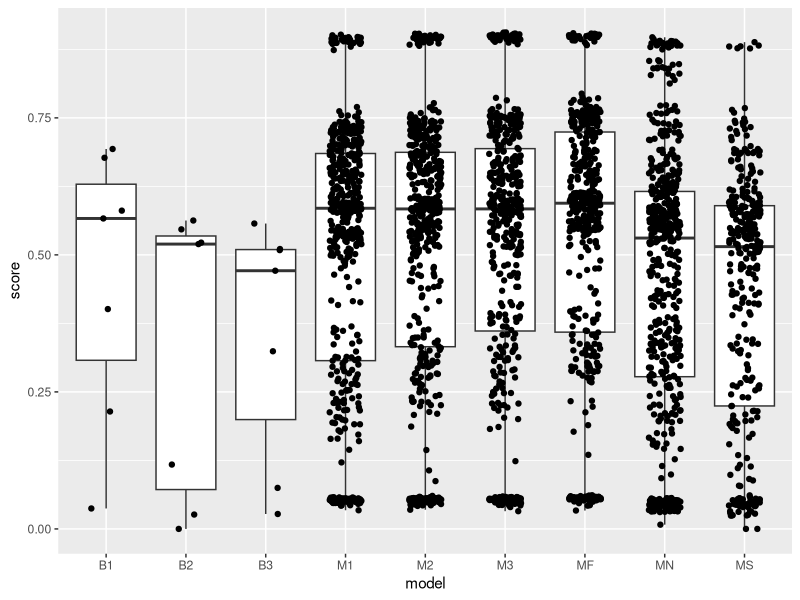

Reproduce this figure in R.
## ---- chunk 1
knitr::opts_chunk$set(echo = TRUE)
## ---- chunk 2
d <- read.csv("data.csv")
str(d)
table(d$model, d$TeD)
## ---- chunk 3
linear_model_on_models <- lm(score~model, d)
summary(linear_model_on_models)

# plot the average score for each model
library(ggplot2)
ggplot(d, aes(x=model, y=score)) + geom_boxplot() + geom_jitter(width=0.2)
linear_model_on_trainS_and_models <- lm(score~TeD+model, d)
summary(linear_model_on_trainS_and_models)

AIC(linear_model_on_models, linear_model_on_trainS_and_models)

library(dplyr)
d |> count(model, TeD)

library(emmeans)
as.data.frame(ref_grid(linear_model_on_trainS_and_models))


# Reorder the levels of the model variable
d$model <- factor(d$model, levels = c("B1", "B2", "B3", "M1", "M2", "M3", "MF", "MN", "MS"))

# Training set together with models
linear_model_TrD1 <- lm(score~(TrD1 + TrD2) * model, d)
summary(linear_model_TrD1)

model_names = c("B1", "B2", "M1", "M2", "M3", "MF", "MN", "MS")
for (i in seq_along(model_names)) {
   current_model = model_names[i]
   d_current_model <- d[d$model == current_model, c("TeD", "TrD1", "TrD2", "TrD3", "TrD4", "TrD5", "TrD6", "TrD6", "TrD7", "TrD8", "score")]
   linear_model_current_model <- lm(score~TrD1 + TrD2 + TrD3 + TrD4 + TrD5 + TrD6 + TrD7, d_current_model)
   print(paste0("For: ", current_model))
   print(summary(linear_model_current_model))
}
